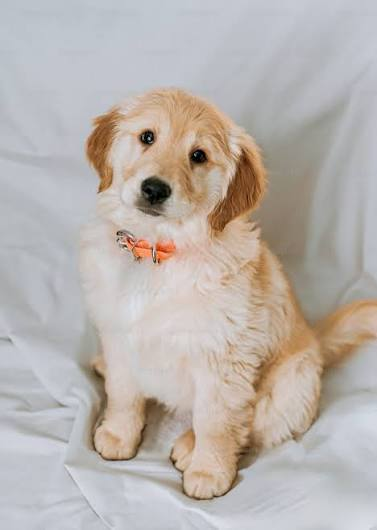
#> input picture Image_Classification/dog.jpg, 377 x 530 px
$ python basic_filter.py
#> lines starting #> are read from the running program, lines starting #| are printed output that depends on the picture
#> the answer given: dog.jpg
from PIL import Image, ImageEnhance
import matplotlib.pyplot as plt
import os

def apply_artistic_filter(image_path, output_path="artistic_image.png"):
#> called with image_path = 'dog.jpg', output_path = 'dog_artistic.jpg'
    try:
        img = Image.open(image_path)
#> img is the input picture: PIL image 377x530 RGB; mean R, G, B 185.7, 178.3, 173.6
        img_resized = img.resize((128, 128))
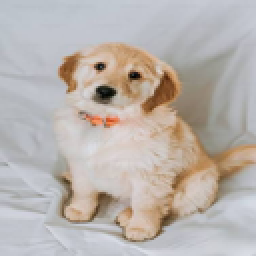
#> img_resized: PIL image 128x128 RGB (shown 2 times larger); mean R, G, B 185.7, 178.3, 173.6
        img_contrast = ImageEnhance.Contrast(img_resized).enhance(1.5)
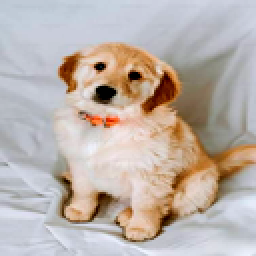
#> img_contrast: PIL image 128x128 RGB (shown 2 times larger); mean R, G, B 188.4, 177.4, 170.8
        img_colorful = ImageEnhance.Color(img_contrast).enhance(1.5)
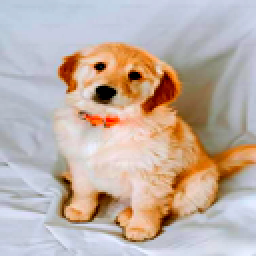
#> img_colorful: PIL image 128x128 RGB (shown 2 times larger); mean R, G, B 192.3, 176, 166.7
        img_artistic = ImageEnhance.Sharpness(img_colorful).enhance(1.5)

        plt.imshow(img_artistic)
        plt.axis('off')
        plt.savefig(output_path, bbox_inches='tight', pad_inches=0)
        plt.close()
        print(f"Artistic image saved as '{output_path}'.")

    except Exception as e:
        print(f"Error processing image: {e}")

if __name__ == "__main__":
    print("Artistic Image Processor (type 'exit' to quit)\n")
    while True:
#> (the run stopped early here; a loop or call above may not have finished)
